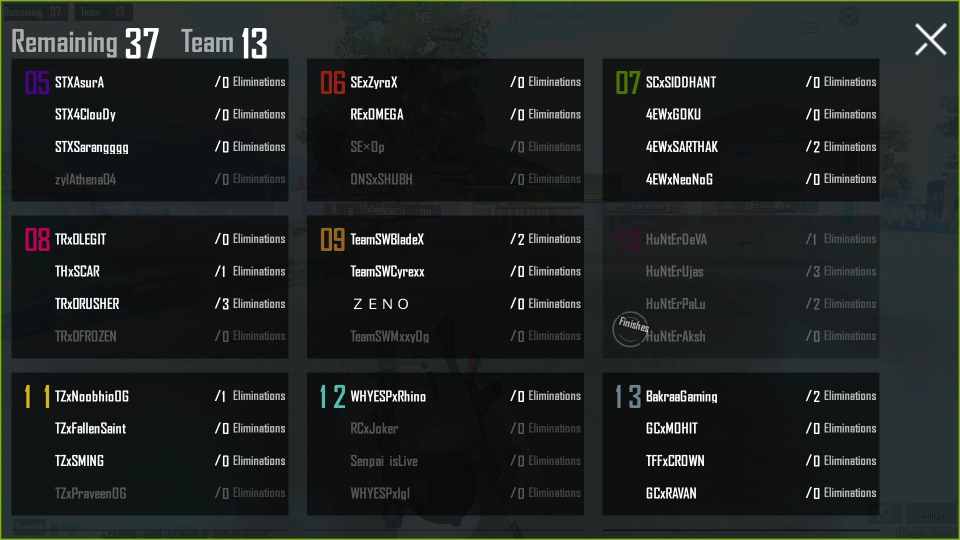
#> input picture Screenshot 2026-03-23 22-12-45.png, 1920 x 1080 px (shown at 1/2 size)
$ python edit_one_kill_roi.py
#> lines starting #> are read from the running program, lines starting #| are printed output that depends on the picture
import json
import cv2

# ---- change these ----
FRAME_PATH = "Screenshot 2026-03-23 22-12-45.png"   # or frame_page2.png
ROIS_PATH = "rois_page1.json"    # or rois_page2.json
CARD_INDEX = 6 # 1..9 (which card in the 3x3 grid)
PLAYER_IDX = 3 # 1..4 (which player row)
SCALE = 5
# ----------------------


def crop(img, r):
    x, y, w, h = r
    return img[y:y+h, x:x+w]


def select_roi_on_scaled(img, title, scale):
    h, w = img.shape[:2]

    disp = cv2.resize(
        img,
        (w * scale, h * scale),
        interpolation=cv2.INTER_NEAREST
    )

    cv2.namedWindow(title, cv2.WINDOW_NORMAL)
    cv2.resizeWindow(title, disp.shape[1], disp.shape[0])

    roi = cv2.selectROI(title, disp, fromCenter=False, showCrosshair=True)
    cv2.destroyWindow(title)

    x, y, rw, rh = map(int, roi)

    if rw == 0 or rh == 0:
        raise RuntimeError("Cancelled")

    return [
        int(x / scale),
        int(y / scale),
        int(rw / scale),
        int(rh / scale)
    ]


def main():
    frame = cv2.imread(FRAME_PATH)
#> frame is the input picture: shape (1080, 1920, 3); mean B, G, R 35.2, 36, 31.8

    if frame is None:
        raise FileNotFoundError(FRAME_PATH)

    with open(ROIS_PATH, "r", encoding="utf-8") as f:
#> (reads rois_page1.json from the repository)
        rois = json.load(f)

    card = rois["cards"][CARD_INDEX - 1]

    card_img = crop(frame, card["card"])
#> in crop, `return img[y:y+h, x:x+w]`:
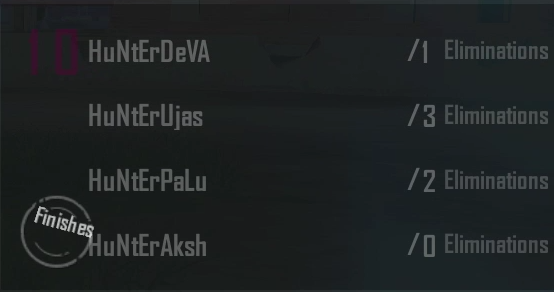
#> returned value: shape (292, 554, 3); mean of channels 0, 1, 2 35.7, 35, 30.9; drawn as B, G, R

    old = card["kills"][PLAYER_IDX - 1]
    print("Old ROI:", old)

    new_roi = select_roi_on_scaled(
        card_img,
        f"Card {CARD_INDEX} - select NEW kills ROI for P{PLAYER_IDX}",
        SCALE
    )

    print("New ROI:", new_roi)

    card["kills"][PLAYER_IDX - 1] = new_roi

    with open(ROIS_PATH, "w", encoding="utf-8") as f:
        json.dump(rois, f, indent=2)

    print("Saved:", ROIS_PATH)


if __name__ == "__main__":
#> (the run stopped early here; a loop or call above may not have finished)
